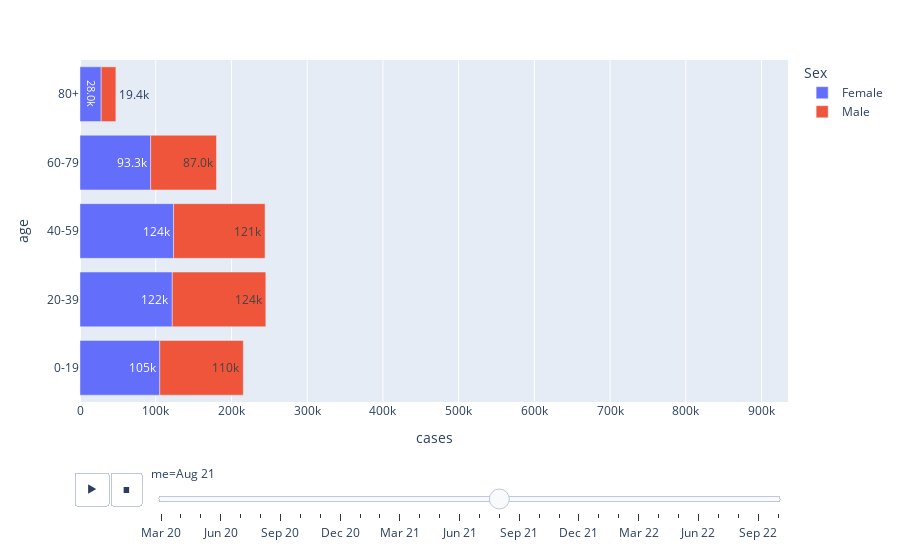

The notebook cell saved with this chart:
### Code cell
import pandas as pd
import io, requests
import plotly.express as px

# get OWID data, just take UK
dfall = pd.read_csv(io.StringIO(
    requests.get("https://raw.githubusercontent.com/owid/covid-19-data/master/public/data/owid-covid-data.csv").text))
dfall["date"] = pd.to_datetime(dfall["date"])

dfme = dfall.loc[
    dfall["iso_code"].eq("GBR"), ["iso_code", "location", "date", "new_cases"]
].assign(monthend=lambda d: d["date"] + pd.offsets.MonthEnd(0))

# UK demographics
dfukdemo = pd.DataFrame({"Sex": ["Female", "Female", "Female", "Female", "Female", "Male", "Male", "Male", "Male", "Male"], 
                         "age": ["0-19", "20-39", "40-59", "60-79", "80+", "0-19", "20-39", "40-59", "60-79", "80+"], 
                         "ratio": [0.1129, 0.1306, 0.1324, 0.1, 0.03, 0.1182, 0.1324, 0.1295, 0.0932, 0.0208]})

# rollup daily to monthly, early dates ignore
dfme = dfme.loc[dfme["date"].ge("1-mar-2020")].groupby([c for c in dfme.columns if not c in ["date", "new_cases"]], as_index=False).sum()

# final data frame for plotting, breaks down by sex and age demographics
dfme = (
    dfme.assign(foo=1, me=lambda d: d["monthend"].dt.strftime("%b %y"))
    .merge(dfukdemo.assign(foo=1), on="foo")
    .assign(cases=lambda d: d["new_cases"] * d["ratio"])
)

# generate the plot
fig = px.bar(
    dfme,
    x="cases",
    y="age",
    text="cases",
    color="Sex",
    orientation="h",
    animation_frame="me",
)

# a bit of formatting...
fig = fig.update_traces(texttemplate="%{text:.3s}")

for f in fig.frames:
    for t in f["data"]:
        t["texttemplate"] = "%{text:.3s}"

fig.update_layout(xaxis={"range":[0,dfme["cases"].max()*2]})

### Figure 1 — Plotly figure (JSON) as saved in the notebook; plotly's stock layout.template omitted (floating-point values rounded to 4 significant figures)
{"data": [{"alignmentgroup": "True", "hovertemplate": "Sex=Female<br>me=Aug 21<br>cases=%{text}<br>age=%{y}<extra></extra>", "legendgroup": "Female", "marker": {"color": "#636efa", "pattern": {"shape": ""}}, "name": "Female", "offsetgroup": "Female", "orientation": "h", "showlegend": true, "text": [105300.0, 121900.0, 123500.0, 93310.0, 27990.0], "textposition": "auto", "texttemplate": "%{text:.3s}", "type": "bar", "x": [105300.0, 121900.0, 123500.0, 93310.0, 27990.0], "xaxis": "x", "y": ["0-19", "20-39", "40-59", "60-79", "80+"], "yaxis": "y"}, {"alignmentgroup": "True", "hovertemplate": "Sex=Male<br>me=Aug 21<br>cases=%{text}<br>age=%{y}<extra></extra>", "legendgroup": "Male", "marker": {"color": "#EF553B", "pattern": {"shape": ""}}, "name": "Male", "offsetgroup": "Male", "orientation": "h", "showlegend": true, "text": [110300.0, 123500.0, 120800.0, 86960.0, 19410.0], "textposition": "auto", "texttemplate": "%{text:.3s}", "type": "bar", "x": [110300.0, 123500.0, 120800.0, 86960.0, 19410.0], "xaxis": "x", "y": ["0-19", "20-39", "40-59", "60-79", "80+"], "yaxis": "y"}], "layout": {"autosize": true, "barmode": "relative", "legend": {"title": {"text": "Sex"}, "tracegroupgap": 0}, "margin": {"t": 60}, "sliders": [{"active": 17, "currentvalue": {"prefix": "me="}, "len": 0.9, "pad": {"b": 10, "t": 60}, "steps": [{"args": [["Mar 20"], {"frame": {"duration": 0, "redraw": true}, "fromcurrent": true, "mode": "immediate", "transition": {"duration": 0, "easing": "linear"}}], "label": "Mar 20", "method": "animate"}, {"args": [["Apr 20"], {"frame": {"duration": 0, "redraw": true}, "fromcurrent": true, "mode": "immediate", "transition": {"duration": 0, "easing": "linear"}}], "label": "Apr 20", "method": "animate"}, {"args": [["May 20"], {"frame": {"duration": 0, "redraw": true}, "fromcurrent": true, "mode": "immediate", "transition": {"duration": 0, "easing": "linear"}}], "label": "May 20", "method": "animate"}, {"args": [["Jun 20"], {"frame": {"duration": 0, "redraw": true}, "fromcurrent": true, "mode": "immediate", "transition": {"duration": 0, "easing": "linear"}}], "label": "Jun 20", "method": "animate"}, {"args": [["Jul 20"], {"frame": {"duration": 0, "redraw": true}, "fromcurrent": true, "mode": "immediate", "transition": {"duration": 0, "easing": "linear"}}], "label": "Jul 20", "method": "animate"}, {"args": [["Aug 20"], {"frame": {"duration": 0, "redraw": true}, "fromcurrent": true, "mode": "immediate", "transition": {"duration": 0, "easing": "linear"}}], "label": "Aug 20", "method": "animate"}, {"args": [["Sep 20"], {"frame": {"duration": 0, "redraw": true}, "fromcurrent": true, "mode": "immediate", "transition": {"duration": 0, "easing": "linear"}}], "label": "Sep 20", "method": "animate"}, {"args": [["Oct 20"], {"frame": {"duration": 0, "redraw": true}, "fromcurrent": true, "mode": "immediate", "transition": {"duration": 0, "easing": "linear"}}], "label": "Oct 20", "method": "animate"}, {"args": [["Nov 20"], {"frame": {"duration": 0, "redraw": true}, "fromcurrent": true, "mode": "immediate", "transition": {"duration": 0, "easing": "linear"}}], "label": "Nov 20", "method": "animate"}, {"args": [["Dec 20"], {"frame": {"duration": 0, "redraw": true}, "fromcurrent": true, "mode": "immediate", "transition": {"duration": 0, "easing": "linear"}}], "label": "Dec 20", "method": "animate"}, {"args": [["Jan 21"], {"frame": {"duration": 0, "redraw": true}, "fromcurrent": true, "mode": "immediate", "transition": {"duration": 0, "easing": "linear"}}], "label": "Jan 21", "method": "animate"}, {"args": [["Feb 21"], {"frame": {"duration": 0, "redraw": true}, "fromcurrent": true, "mode": "immediate", "transition": {"duration": 0, "easing": "linear"}}], "label": "Feb 21", "method": "animate"}, {"args": [["Mar 21"], {"frame": {"duration": 0, "redraw": true}, "fromcurrent": true, "mode": "immediate", "transition": {"duration": 0, "easing": "linear"}}], "label": "Mar 21", "method": "animate"}, {"args": [["Apr 21"], {"frame": {"duration": 0, "redraw": true}, "fromcurrent": true, "mode": "immediate", "transition": {"duration": 0, "easing": "linear"}}], "label": "Apr 21", "method": "animate"}, {"args": [["May 21"], {"frame": {"duration": 0, "redraw": true}, "fromcurrent": true, "mode": "immediate", "transition": {"duration": 0, "easing": "linear"}}], "label": "May 21", "method": "animate"}, {"args": [["Jun 21"], {"frame": {"duration": 0, "redraw": true}, "fromcurrent": true, "mode": "immediate", "transition": {"duration": 0, "easing": "linear"}}], "label": "Jun 21", "method": "animate"}, {"args": [["Jul 21"], {"frame": {"duration": 0, "redraw": true}, "fromcurrent": true, "mode": "immediate", "transition": {"duration": 0, "easing": "linear"}}], "label": "Jul 21", "method": "animate"}, {"args": [["Aug 21"], {"frame": {"duration": 0, "redraw": true}, "fromcurrent": true, "mode": "immediate", "transition": {"duration": 0, "easing": "linear"}}], "label": "Aug 21", "method": "animate"}, {"args": [["Sep 21"], {"frame": {"duration": 0, "redraw": true}, "fromcurrent": true, "mode": "immediate", "transition": {"duration": 0, "easing": "linear"}}], "label": "Sep 21", "method": "animate"}, {"args": [["Oct 21"], {"frame": {"duration": 0, "redraw": true}, "fromcurrent": true, "mode": "immediate", "transition": {"duration": 0, "easing": "linear"}}], "label": "Oct 21", "method": "animate"}, {"args": [["Nov 21"], {"frame": {"duration": 0, "redraw": true}, "fromcurrent": true, "mode": "immediate", "transition": {"duration": 0, "easing": "linear"}}], "label": "Nov 21", "method": "animate"}, {"args": [["Dec 21"], {"frame": {"duration": 0, "redraw": true}, "fromcurrent": true, "mode": "immediate", "transition": {"duration": 0, "easing": "linear"}}], "label": "Dec 21", "method": "animate"}, {"args": [["Jan 22"], {"frame": {"duration": 0, "redraw": true}, "fromcurrent": true, "mode": "immediate", "transition": {"duration": 0, "easing": "linear"}}], "label": "Jan 22", "method": "animate"}, {"args": [["Feb 22"], {"frame": {"duration": 0, "redraw": true}, "fromcurrent": true, "mode": "immediate", "transition": {"duration": 0, "easing": "linear"}}], "label": "Feb 22", "method": "animate"}, {"args": [["Mar 22"], {"frame": {"duration": 0, "redraw": true}, "fromcurrent": true, "mode": "immediate", "transition": {"duration": 0, "easing": "linear"}}], "label": "Mar 22", "method": "animate"}, {"args": [["Apr 22"], {"frame": {"duration": 0, "redraw": true}, "fromcurrent": true, "mode": "immediate", "transition": {"duration": 0, "easing": "linear"}}], "label": "Apr 22", "method": "animate"}, {"args": [["May 22"], {"frame": {"duration": 0, "redraw": true}, "fromcurrent": true, "mode": "immediate", "transition": {"duration": 0, "easing": "linear"}}], "label": "May 22", "method": "animate"}, {"args": [["Jun 22"], {"frame": {"duration": 0, "redraw": true}, "fromcurrent": true, "mode": "immediate", "transition": {"duration": 0, "easing": "linear"}}], "label": "Jun 22", "method": "animate"}, {"args": [["Jul 22"], {"frame": {"duration": 0, "redraw": true}, "fromcurrent": true, "mode": "immediate", "transition": {"duration": 0, "easing": "linear"}}], "label": "Jul 22", "method": "animate"}, {"args": [["Aug 22"], {"frame": {"duration": 0, "redraw": true}, "fromcurrent": true, "mode": "immediate", "transition": {"duration": 0, "easing": "linear"}}], "label": "Aug 22", "method": "animate"}, {"args": [["Sep 22"], {"frame": {"duration": 0, "redraw": true}, "fromcurrent": true, "mode": "immediate", "transition": {"duration": 0, "easing": "linear"}}], "label": "Sep 22", "method": "animate"}, {"args": [["Oct 22"], {"frame": {"duration": 0, "redraw": true}, "fromcurrent": true, "mode": "immediate", "transition": {"duration": 0, "easing": "linear"}}], "label": "Oct 22", "method": "animate"}], "x": 0.1, "xanchor": "left", "y": 0, "yanchor": "top"}], "updatemenus": [{"active": 1, "buttons": [{"args": [null, {"frame": {"duration": 500, "redraw": true}, "fromcurrent": true, "mode": "immediate", "transition": {"duration": 500, "easing": "linear"}}], "label": "&#9654;", "method": "animate"}, {"args": [[null], {"frame": {"duration": 0, "redraw": true}, "fromcurrent": true, "mode": "immediate", "transition": {"duration": 0, "easing": "linear"}}], "label": "&#9724;", "method": "animate"}], "direction": "left", "pad": {"r": 10, "t": 70}, "showactive": false, "type": "buttons", "x": 0.1, "xanchor": "right", "y": 0, "yanchor": "top"}], "xaxis": {"anchor": "y", "domain": [0, 1], "range": [0, 934900.0], "title": {"text": "cases"}, "type": "linear"}, "yaxis": {"anchor": "x", "autorange": true, "domain": [0, 1], "range": [-0.5, 4.5], "title": {"text": "age"}, "type": "category"}}}
